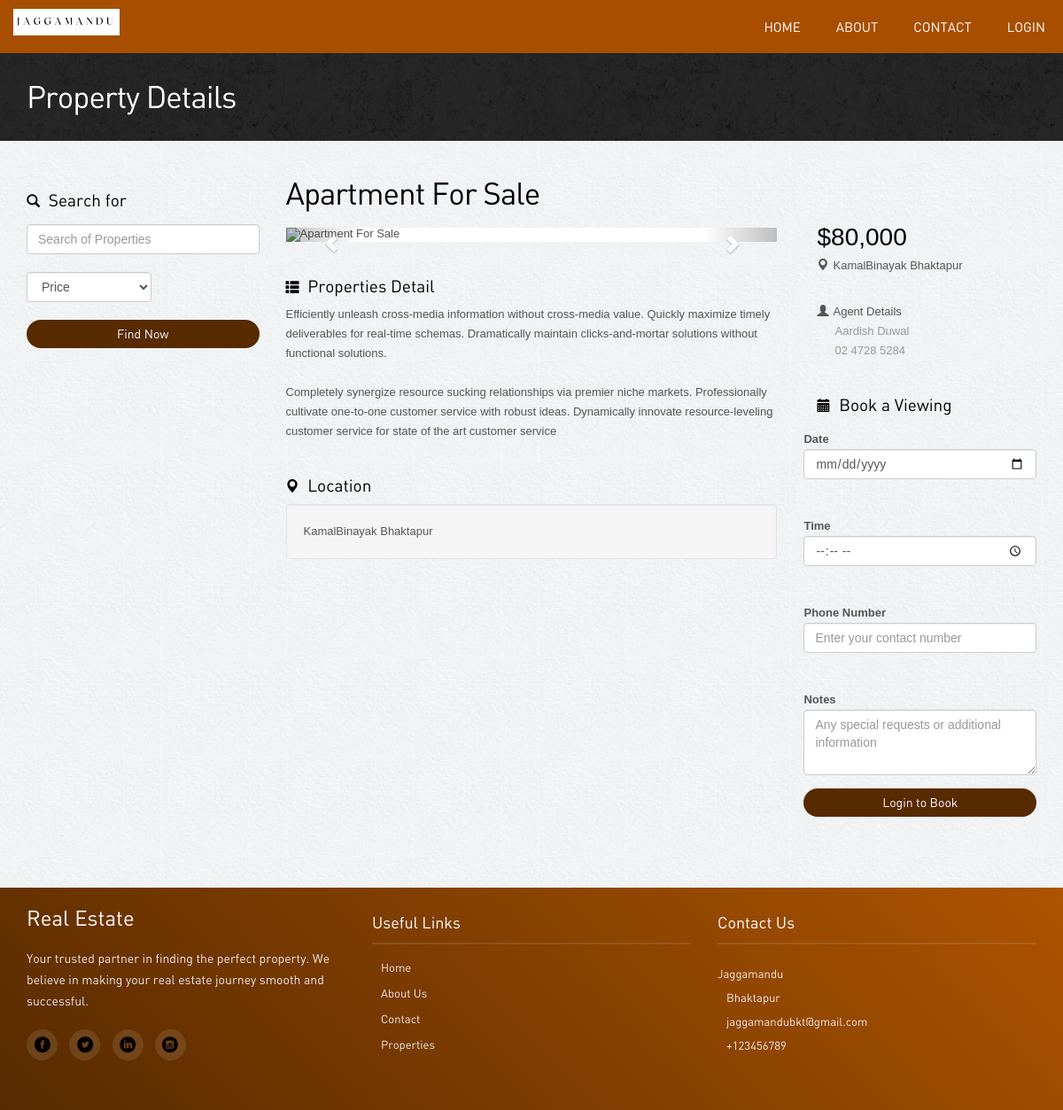
/properties/property-detail.php?id=3, run on the app's committed database.
### tables this page shows
CREATE TABLE `properties` (
  `property_id` int(10) NOT NULL AUTO_INCREMENT,
  `property_title` varchar(150) NOT NULL,
  `property_details` text,
  `price` float NOT NULL,
  `property_address` varchar(200) NOT NULL,
  `property_img` text,
  `floor_space` varchar(20) NOT NULL,
  `agent_id` int(10) NOT NULL,
  `user_id` int(10) NOT NULL,
  PRIMARY KEY (`property_id`),
  KEY `agent_id` (`agent_id`),
  KEY `user_id` (`user_id`),
  CONSTRAINT `fk_property_agent` FOREIGN KEY (`agent_id`) REFERENCES `agent` (`agent_id`) ON DELETE RESTRICT ON UPDATE CASCADE,
  CONSTRAINT `fk_property_user` FOREIGN KEY (`user_id`) REFERENCES `users` (`user_id`) ON DELETE RESTRICT ON UPDATE CASCADE
);

CREATE TABLE `agent` (
  `agent_id` int(10) NOT NULL AUTO_INCREMENT,
  `agent_name` varchar(150) NOT NULL,
  `agent_address` varchar(250) NOT NULL,
  `agent_contact` varchar(20) NOT NULL,
  `agent_email` varchar(25) NOT NULL,
  PRIMARY KEY (`agent_id`)
);

### properties/property-detail.php (the view, shortened to what this page needs)
<?php
include_once "../includes/connection.php";
$property_id = 0;
$property_title = "Property Not Found";
$property_details = "No details available";
$price = 0;
$property_address = "No address available";
$property_img = "";
if (isset($_GET['id'])) {
  $property_id = $_GET['id'];
} else {
  header("Location: ../index.php");
  exit;
}
$has_existing_booking = false;
$query = "SELECT p.*, a.agent_name, a.agent_address, a.agent_contact, a.agent_email
          FROM properties p
          LEFT JOIN agent a ON p.agent_id = a.agent_id
          WHERE p.property_id = '" . mysqli_real_escape_string($con, $property_id) . "'";
$result = mysqli_query($con, $query);
if (!$result) {
  echo "Error loading property details!";
} else {
  if (mysqli_num_rows($result) > 0) {
    $property_result = mysqli_fetch_assoc($result);
    $property_title = $property_result['property_title'];
    $property_details = $property_result['property_details'];
    $price = $property_result['price'];
    $property_address = $property_result['property_address'];
    $property_img = $property_result['property_img'];
    $agent_name = $property_result['agent_name'] ?: "Not available";
    $agent_contact = $property_result['agent_contact'] ?: "Not available";
  }
}
?>
<!DOCTYPE html>
<html lang="en">
<head>
  <link rel="stylesheet" href="../assets/bootstrap/css/bootstrap.css" />
  <link rel="stylesheet" href="../assets/style.css" />
  <link rel="stylesheet" href="../assets/owl-carousel/owl.carousel.css">
  <link rel="stylesheet" href="../assets/owl-carousel/owl.theme.css">
  <link rel="stylesheet" type="text/css" href="../assets/slitslider/css/style.css" />
  <link rel="stylesheet" type="text/css" href="../assets/slitslider/css/custom.css" />
</head>
<body>
<?php include '../includes/nav.php'; ?>
<div class="inside-banner">
  <div class="container">
    <h2>Property Details</h2>
  </div>
</div>
<div class="container">
  <div class="properties-listing spacer">
    <div class="row">
      <div class="col-lg-3 col-sm-4 hidden-xs">
        <div class="search-form">
          <h4><span class="glyphicon glyphicon-search"></span> Search for</h4>
          <form action="search.php" method="post">
            <input type="text" class="form-control" name="search" placeholder="Search of Properties" required>
            <div class="row">
              <div class="col-lg-7">
                <select name="search_price" class="form-control" required>
                  <option value="">Price</option>
                </select>
              </div>
            </div>
            <button type="submit" name="submit" class="btn btn-primary">Find Now</button>
          </form>
        </div>
      </div>
      <div class="col-lg-9 col-sm-8">
        <h2><?php echo htmlspecialchars($property_title); ?></h2>
        <div class="row">
          <div class="col-lg-8">
            <div class="property-images">
              <div id="myCarousel" class="carousel slide" data-ride="carousel">
                <div class="carousel-inner">
                  <div class="item active">
                    <?php
                    $images = explode(',', $property_img);
                    $main_image = !empty($images[0]) ? '../' . $images[0] : '../images/properties/default1.png';
                    ?>
                    <img src="<?php echo $main_image; ?>" class="properties img-responsive" alt="<?php echo htmlspecialchars($property_title); ?>">
                  </div>
                </div>
                <a class="left carousel-control" href="#myCarousel" data-slide="prev">
                  <span class="glyphicon glyphicon-chevron-left"></span>
                </a>
                <a class="right carousel-control" href="#myCarousel" data-slide="next">
                  <span class="glyphicon glyphicon-chevron-right"></span>
                </a>
              </div>
            </div>
            <div class="spacer">
              <h4><span class="glyphicon glyphicon-th-list"></span> Properties Detail</h4>
              <p><?php echo nl2br(htmlspecialchars($property_details)); ?></p>
            </div>
            <div>
              <h4><span class="glyphicon glyphicon-map-marker"></span> Location</h4>
              <div class="well"><?php echo htmlspecialchars($property_address); ?></div>
            </div>
          </div>
          <div class="col-lg-4">
            <div class="col-lg-12  col-sm-6">
              <div class="property-info">
                <p class="price">$<?php echo number_format($price); ?></p>
                <p class="area"><span class="glyphicon glyphicon-map-marker"></span><?php echo htmlspecialchars($property_address); ?></p>
                <div class="profile">
                  <span class="glyphicon glyphicon-user"></span>Agent Details
                  <p><?php echo htmlspecialchars($agent_name); ?><br><?php echo htmlspecialchars($agent_contact); ?></p>
                </div>
              </div>
              <div class="spacer">
                <h4><span class="glyphicon glyphicon-calendar"></span> Book a Viewing</h4>
                <?php if ($has_existing_booking): ?>
                    <div class="alert alert-info">
                        <strong>Note:</strong> You have already booked a viewing for this property.
                        You can view your booking details in My Bookings.</a>
                    </div>
                <?php else: ?>
                    <form action="book-property.php" method="post" class="form-horizontal">
                        <div class="form-group">
                            <label class="control-label">Date</label>
                            <div>
                                <input type="date" class="form-control" name="booking_date" required
                                       min="<?php echo date('Y-m-d'); ?>">
                            </div>
                        </div>
                        <div class="form-group">
                            <label class="control-label">Time</label>
                            <div>
                                <input type="time" class="form-control" name="booking_time" required>
                            </div>
                        </div>
                        <div class="form-group">
                            <label class="control-label">Phone Number</label>
                            <div>
                                <input type="tel" class="form-control" name="phone_number"
                                       placeholder="Enter your contact number"
                                       pattern="[0-9]{10}" title="Please enter a 10-digit phone number" required>
                            </div>
                        </div>
                        <div class="form-group">
                            <label class="control-label">Notes</label>
                            <div>
                                <textarea class="form-control" name="notes" rows="3"
                                          placeholder="Any special requests or additional information"></textarea>
                            </div>
                        </div>
                        <div class="form-group">
                            <div>
                                <?php if (isset($_SESSION['user_id'])): ?>
                                    <button type="submit" class="btn btn-primary">Book Viewing</button>
                                <?php else: ?>
                                    <a href="../login.php" class="btn btn-primary">Login to Book</a>
                                <?php endif; ?>
                            </div>
                        </div>
                    </form>
                <?php endif; ?>
              </div>
            </div>
          </div>
        </div>
      </div>
    </div>
  </div>
</div>
<?php include '../includes/footer.php';   ?>
</body>
</html>

### assets/style.css (style rules this page uses)
body { color:#555; font:normal 13px/22px Arial; background:url(../images/bgmain.png) #eee; }
h1,h2,h3,h4,h5 { font-weight:normal; font-family: din;margin: 0;padding: 0;color: #000 }
h2 { font-size: 35px; letter-spacing: -1px;margin-bottom: 20px; }
h4 { margin: 10px 0; font-size: 19px; }
h4 span { margin-right: 5px; font-size: 15px; }
p { margin-bottom: 30px; }
a { color:#ffffff; text-decoration:none;outline: none; }
.spacer { margin-top: 40px;margin-bottom:40px; }
select,input { outline: 0; margin-bottom: 20px; }
.btn { border-radius: 5px; font-family: din; outline: none; }
.btn-primary { background: #572a00;border:none;width: 100%;border-radius: 20px; }
.inside-banner { background:url(../images/bginside.jpg) #222;color: #fff; padding: 30px 0; }
.inside-banner h2 { margin: 0; color: #fff; }
.search-form { margin-bottom: 50px; }
.search-form h4 { margin: 17px 0; }
.property-info { margin:0 0 30px 0; }
.property-info span { margin-right: 5px; }
.property-info p { margin-bottom:10px; }
.property-info p.price { font-size: 28px;color: #000000;padding:0;border-radius: 5px; }
.property-info .profile { margin-top: 30px; }
.property-info .profile p { padding-left: 20px; color: #999; }

### properties/property-detail.php (style rules this page uses)
.property-images { margin-bottom: 30px; }
.property-images img.properties { width: 100%; height: 400px; object-fit: cover; }
#myCarousel { background: #fff; margin-bottom: 20px; }
.carousel-inner > .item { background: #fff; }
.carousel-control.left, .carousel-control.right { background-image: none; }
.carousel-control { color: #333; opacity: 0.8; }
.btn-primary { background-color: #563207; border-color: #563207; }

### data on the page
properties: property_title "Apartment For Sale", property_details "Efficiently unleash cross-media information without cross-media value. Quickly maximize timely deliverables for real-time schemas. Dramatically maintain clicks-and-mortar solutions without functional solutions. Completely synergize resource sucking relationships via premier niche markets. Professionally cultivate one-to-one customer service with robust ideas. Dynamically innovate resource-leveling customer service for state of the art customer service", property_address "KamalBinayak Bhaktapur", price "80,000", agent.agent_name "Aardish Duwal", agent.agent_contact "02 4728 5284"
